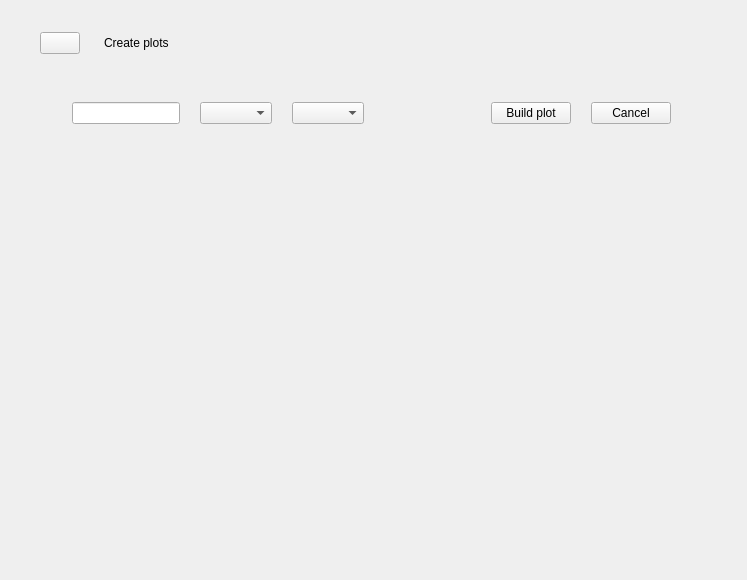
<?xml version="1.0" encoding="UTF-8"?>
<ui version="4.0">
 <class>ViewPageCreateIdentificationPlot</class>
 <widget class="QWidget" name="ViewPageCreateIdentificationPlot">
  <property name="geometry">
   <rect>
    <x>0</x>
    <y>0</y>
    <width>747</width>
    <height>580</height>
   </rect>
  </property>
  <property name="windowTitle">
   <string>Form</string>
  </property>
  <layout class="QVBoxLayout" name="verticalLayout_4">
   <property name="spacing">
    <number>24</number>
   </property>
   <property name="leftMargin">
    <number>0</number>
   </property>
   <property name="topMargin">
    <number>0</number>
   </property>
   <property name="rightMargin">
    <number>0</number>
   </property>
   <property name="bottomMargin">
    <number>0</number>
   </property>
   <item>
    <widget class="QStackedWidget" name="stackedWidget">
     <property name="frameShape">
      <enum>QFrame::NoFrame</enum>
     </property>
     <property name="currentIndex">
      <number>0</number>
     </property>
     <widget class="QWidget" name="selectedPlotPage">
      <layout class="QVBoxLayout" name="verticalLayout_2" stretch="0,1">
       <property name="spacing">
        <number>24</number>
       </property>
       <property name="leftMargin">
        <number>40</number>
       </property>
       <property name="topMargin">
        <number>32</number>
       </property>
       <property name="rightMargin">
        <number>44</number>
       </property>
       <property name="bottomMargin">
        <number>36</number>
       </property>
       <item>
        <layout class="QHBoxLayout" name="horizontalLayout_2">
         <item>
          <widget class="QPushButton" name="backButton">
           <property name="text">
            <string/>
           </property>
           <property name="icon">
            <iconset resource="../resource.qrc">
             <normaloff>:/resource/icons/icon_button_lt.png</normaloff>:/resource/icons/icon_button_lt.png</iconset>
           </property>
          </widget>
         </item>
         <item>
          <widget class="QLabel" name="captionLabel">
           <property name="text">
            <string>Create plots</string>
           </property>
          </widget>
         </item>
         <item>
          <spacer name="horizontalSpacer_2">
           <property name="orientation">
            <enum>Qt::Horizontal</enum>
           </property>
           <property name="sizeHint" stdset="0">
            <size>
             <width>40</width>
             <height>20</height>
            </size>
           </property>
          </spacer>
         </item>
        </layout>
       </item>
       <item>
        <widget class="QWidget" name="mainWidget" native="true">
         <layout class="QVBoxLayout" name="verticalLayout" stretch="0,1">
          <property name="spacing">
           <number>24</number>
          </property>
          <property name="leftMargin">
           <number>32</number>
          </property>
          <property name="topMargin">
           <number>24</number>
          </property>
          <property name="rightMargin">
           <number>32</number>
          </property>
          <property name="bottomMargin">
           <number>0</number>
          </property>
          <item>
           <layout class="QHBoxLayout" name="horizontalLayout">
            <property name="spacing">
             <number>20</number>
            </property>
            <item>
             <widget class="QLineEdit" name="searchLineEdit">
              <property name="sizePolicy">
               <sizepolicy hsizetype="Expanding" vsizetype="Preferred">
                <horstretch>0</horstretch>
                <verstretch>0</verstretch>
               </sizepolicy>
              </property>
              <property name="text">
               <string/>
              </property>
             </widget>
            </item>
            <item>
             <widget class="QComboBox" name="filesFilterCombo">
              <property name="sizePolicy">
               <sizepolicy hsizetype="Preferred" vsizetype="Preferred">
                <horstretch>0</horstretch>
                <verstretch>0</verstretch>
               </sizepolicy>
              </property>
             </widget>
            </item>
            <item>
             <widget class="QComboBox" name="classifiersFilterCombo">
              <property name="sizePolicy">
               <sizepolicy hsizetype="Preferred" vsizetype="Preferred">
                <horstretch>0</horstretch>
                <verstretch>0</verstretch>
               </sizepolicy>
              </property>
             </widget>
            </item>
            <item>
             <spacer name="horizontalSpacer">
              <property name="orientation">
               <enum>Qt::Horizontal</enum>
              </property>
              <property name="sizeHint" stdset="0">
               <size>
                <width>40</width>
                <height>20</height>
               </size>
              </property>
             </spacer>
            </item>
            <item>
             <widget class="QPushButton" name="createPlotButton">
              <property name="text">
               <string>Build plot</string>
              </property>
             </widget>
            </item>
            <item>
             <widget class="QPushButton" name="closeButton">
              <property name="text">
               <string>Cancel</string>
              </property>
             </widget>
            </item>
           </layout>
          </item>
          <item>
           <widget class="PlotTemplateListWidget" name="templateListWidget" native="true"/>
          </item>
         </layout>
        </widget>
       </item>
      </layout>
     </widget>
     <widget class="QWidget" name="plotListPage">
      <layout class="QVBoxLayout" name="verticalLayout_3">
       <property name="spacing">
        <number>0</number>
       </property>
       <property name="leftMargin">
        <number>0</number>
       </property>
       <property name="topMargin">
        <number>0</number>
       </property>
       <property name="rightMargin">
        <number>0</number>
       </property>
       <property name="bottomMargin">
        <number>0</number>
       </property>
       <item>
        <widget class="IdentificationPlotListWidget" name="plotListWidget" native="true"/>
       </item>
      </layout>
     </widget>
    </widget>
   </item>
  </layout>
 </widget>
 <customwidgets>
  <customwidget>
   <class>IdentificationPlotListWidget</class>
   <extends>QWidget</extends>
   <header location="global">ui/widgets/identification_plot_list_widget.h</header>
   <container>1</container>
  </customwidget>
  <customwidget>
   <class>PlotTemplateListWidget</class>
   <extends>QWidget</extends>
   <header>ui/widgets/plot_template_list_widget.h</header>
   <container>1</container>
  </customwidget>
 </customwidgets>
 <resources>
  <include location="../resource.qrc"/>
 </resources>
 <connections/>
</ui>
